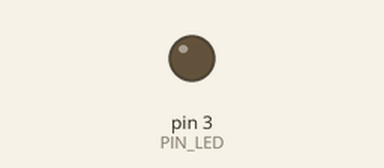
This sketch was run on a simulated Arduino Uno, built with avr-gcc and run on an emulated ATmega328P. Parts: output pins drawn as LEDs (lit = HIGH).

Above: at 0.15 s.
Timing chart, 0 to 1.6 s (numbered marks = the images above):
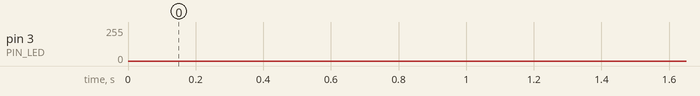

The sketch:

LED_FLASH.ino
```cpp
int PIN_LED = 3;
int level = 0;

void setup()
{
  pinMode(PIN_LED, OUTPUT);
}

void loop()
{
  for(int level = 0; level < 256; level++) {
    analogWrite(PIN_LED, level);
    delay(1);
  }
  for(int level = 255; level > 0; level--){
    analogWrite(PIN_LED, level);
    delay(1);
  }
}
```
